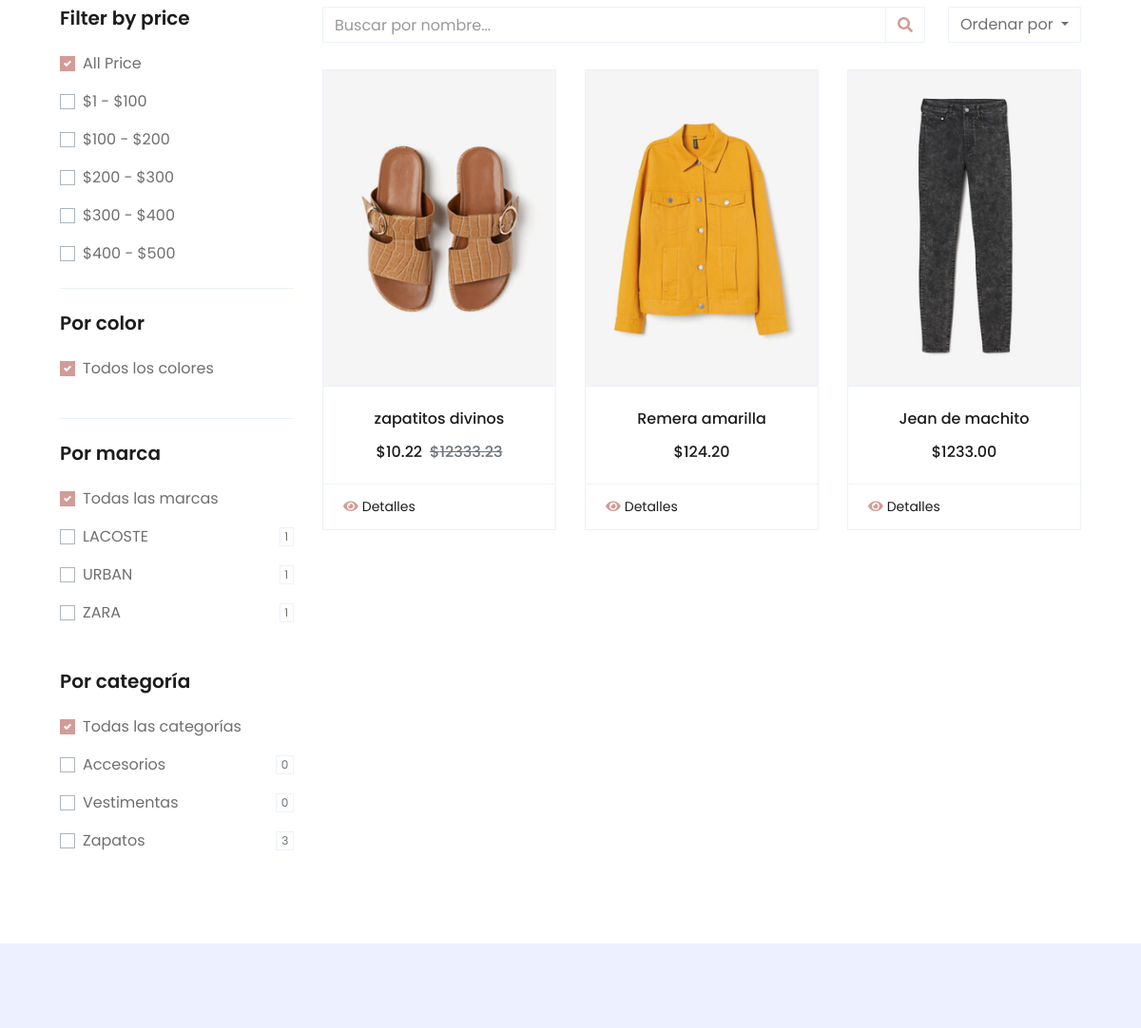
The page /shop/ (middle part) on the database as committed earlier.
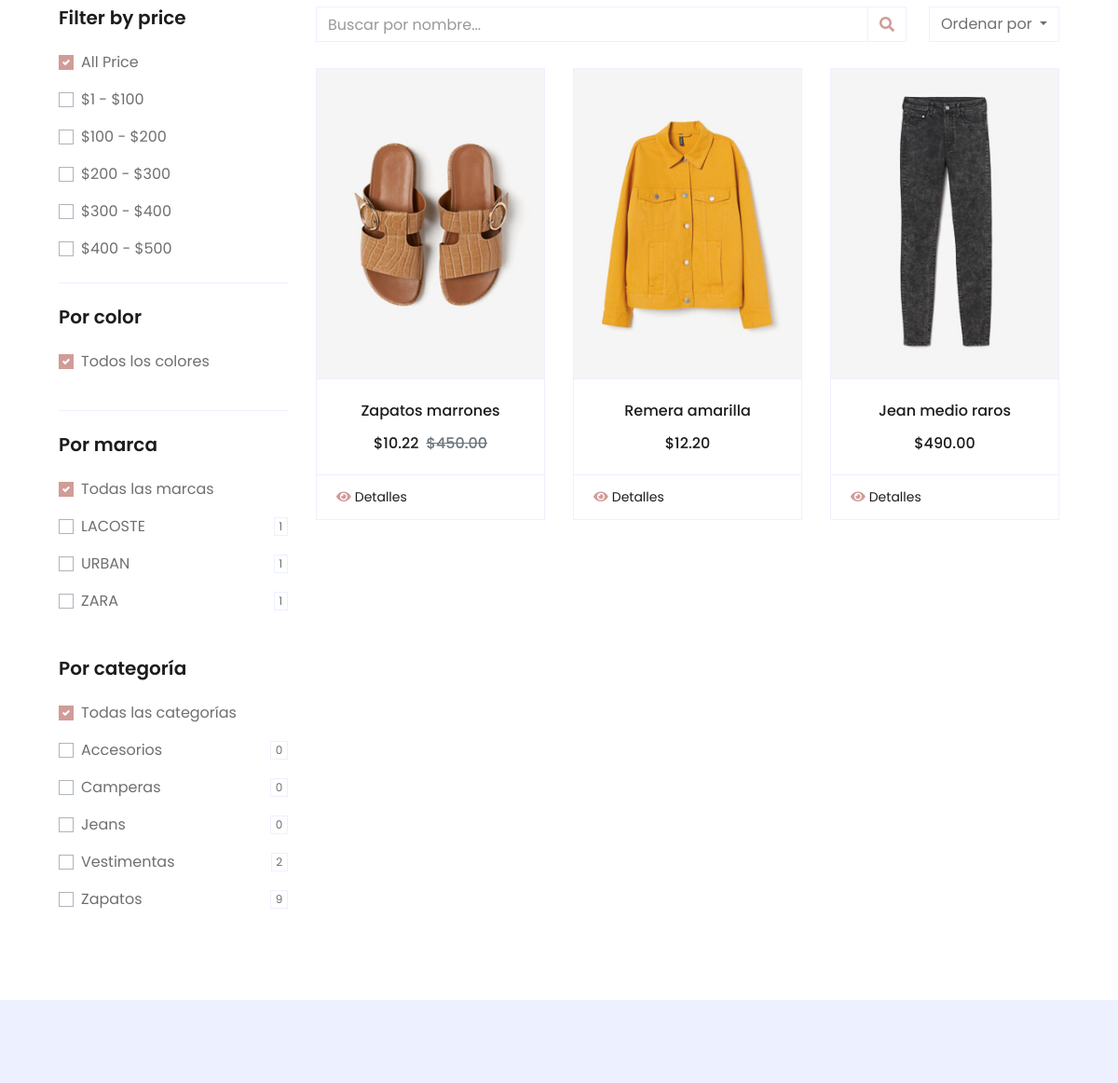
The same page on the database as committed later.
### Tiendaweb/models.py (models this page shows, shortened)
class Producto(models.Model):
	Codigo = models.CharField(max_length=10, validators=[MinLengthValidator(10, 'Codigo inválido')], primary_key=True)
	Nombre = models.CharField(max_length=20)
	Desc = models.TextField(max_length=60)
	Marca = models.ForeignKey('Marca',on_delete=models.RESTRICT)
	Ano = models.DecimalField('Año', max_digits=4, decimal_places=0)
	Categoria = models.ForeignKey('Categoria',on_delete=models.RESTRICT)
	Temporada = models.CharField(max_length=1, choices=Temporada)
	Sexo = models.CharField(max_length=1, choices=Sexo)
	fecha_alta = models.DateField('Fecha de Alta', auto_now_add=True)
	Precio = models.DecimalField('Precio:', max_digits=9, decimal_places=2, validators=[MinValueValidator(0.01)])
	Precio_desc = models.DecimalField('Precio Descuento:', max_digits=9, decimal_places=2, default=0)
	Vendidos = models.DecimalField(default= 0, max_digits=4, decimal_places=0)
	S = models.IntegerField()
	M = models.IntegerField()
	L = models.IntegerField()
	XL = models.IntegerField()
	XXL = models.IntegerField()

class Categoria(models.Model):
	Nombre = models.CharField(max_length=30, primary_key=True)
	Cantidad = models.PositiveSmallIntegerField(default=0)
	Imagen = models.ImageField('Imagen:', upload_to='img_productos/Categoria/', default='')

class Imagene(models.Model):
	producto = models.ForeignKey(Producto, null=False, on_delete=models.CASCADE)
	Img1 = models.ImageField('Imagen Principal:', upload_to='img_productos/', default='')
	Recorte1 = ImageRatioField('Img1', '277x377')
	Img2 = models.ImageField('Imagen 2:', upload_to='img_productos/', default='')
	Recorte2 = ImageRatioField('Img2', '277x377')
	Img3 = models.ImageField('Imagen 3:', upload_to='img_productos/', default='')
	Recorte3 = ImageRatioField('Img3', '277x377')
	Img4 = models.ImageField('Imagen 4:', upload_to='img_productos/', default='')
	Recorte4 = ImageRatioField('Img4', '277x377')

### Tiendaweb/views.py (the view, shortened to what this page needs)
# urls.py: path('shop/', views.shoplist, name='shop-list'),
def shoplist(request):
	cat = tam = mar = None
	Products = Imagene.objects.all().select_related('producto')
	Product_List = Imagene.objects.all().select_related('producto')
	if request.GET.get('Tamanio'):
		tam = request.GET.get('Tamanio')
		fil = 'producto__' + tam + '__gt'
		Product_List = Product_List.filter(**{ fil: 0 })
	if request.GET.get('Categoria'):
		cat = request.GET.get('Categoria')
		request.session['Categoria'] = cat
		Product_List = Product_List.filter(producto__Categoria=cat)
	if request.GET.get('Marca'):
		mar = request.GET.get('Marca')
		request.session['Marca'] = mar
		Product_List = Product_List.filter(producto__Marca=mar)
	if request.GET.get('Orden'):
		order = request.GET.get('Orden')
		if order == 'Lastest':
			Product_List = Product_List.order_by('-producto__fecha_alta')
		elif order == 'BestRating':
			Product_List = Product_List.order_by('-producto__Vendidos')
	page = request.GET.get('page', 1)
	paginator = Paginator(Product_List, 12)
	try:
		page_obj = paginator.page(page)
	except PageNotAnInteger:
		page_obj = paginator.page(1)
	except EmptyPage:
		page_obj = paginator.page(paginator.num_pages)
	context = {
		'Mar_Sort':Marca.objects.values('Nombre').annotate(total=Count('Nombre')).order_by(),
		'Cat_Sort':Categoria.objects.all().order_by('Nombre'),
		'cat':cat, 'tam':tam, #'col':col
		'mar':mar, 'page_obj':page_obj,
	}
	return render(request, 'shop.html', {'context':context,
		'Favorito':obtener_favoritos(request),
		'Carrito':obtener_carrito(request),
		'ListaCategoria':obtener_categoria()})

### Tiendaweb/views.py (called while the page is built)
def obtener_categoria():  # Buscamos los productos (primeros 8), esto es solo para la pestaña productos
	catlist = Categoria.objects.all()[:8]
	return catlist

def obtener_carrito(request):  #Devuelve el carrito y sus items del usuario
	if request.user.is_authenticated:
		carrito, created = Carrito.objects.get_or_create(usuario=request.user)
		items = ItemCarrito.objects.filter(carrito=carrito)
		cantidad = ItemCarrito.objects.filter(carrito=carrito).count()
		context = {'carrito':carrito,
		'items': items, 'cantidad':cantidad}
	else:
		context = None
	return context

def obtener_favoritos(request): #Devuelve los favoritos marcados por el usuario
	if request.user.is_authenticated:
		fav = Favorito.objects.filter(usuario=request.user)
		cantidad = Favorito.objects.filter(usuario=request.user).count()
		contextfav = {'fav':fav,
		'cantidad': cantidad}
	else:
		contextfav = None
	return contextfav

### Tiendaweb/templates/shop.html (shortened to what this page needs)
{% load static %}
{% load spurl %}
<!DOCTYPE html>
<html lang="en">
<head>
    <link href="https://cdnjs.cloudflare.com/ajax/libs/font-awesome/5.10.0/css/all.min.css" rel="stylesheet">
    <link href="{% static 'lib/owlcarousel/assets/owl.carousel.min.css' %}" rel="stylesheet">
    <link href="{% static 'css/style.css' %}" rel="stylesheet">
</head>
<body>
    <div class="container-fluid pt-5">
        <div class="row px-xl-5">
            <div class="col-lg-3 col-md-12">
                <div class="border-bottom mb-4 pb-4">
                    <h5 class="font-weight-semi-bold mb-4">Filter by price</h5>
                    <form id="price">
                        <div class="custom-control custom-checkbox d-flex align-items-center justify-content-between mb-3">
                            <label class="custom-control-label" for="price-all">All Price</label>
                        </div>
                        <div class="custom-control custom-checkbox d-flex align-items-center justify-content-between mb-3">
                            <label class="custom-control-label" for="price-1">$1 - $100</label>
                        </div>
                        <div class="custom-control custom-checkbox d-flex align-items-center justify-content-between mb-3">
                            <label class="custom-control-label" for="price-2">$100 - $200</label>
                        </div>
                        <div class="custom-control custom-checkbox d-flex align-items-center justify-content-between mb-3">
                            <label class="custom-control-label" for="price-3">$200 - $300</label>
                        </div>
                        <div class="custom-control custom-checkbox d-flex align-items-center justify-content-between mb-3">
                            <label class="custom-control-label" for="price-4">$300 - $400</label>
                        </div>
                        <div class="custom-control custom-checkbox d-flex align-items-center justify-content-between">
                            <label class="custom-control-label" for="price-5">$400 - $500</label>
                        </div>
                    </form>
                </div>
				<div class="border-bottom mb-4 pb-4">
					<h5 class="font-weight-semi-bold mb-4">Por color</h5>
					<form id="color">
						<div class="custom-control custom-checkbox d-flex align-items-center justify-content-between mb-3">
							<label class="custom-control-label" for="color-all">Todos los colores</label>
						</div>
					</form>
				</div>
                <div class="mb-5">
                    <h5 class="font-weight-semi-bold mb-4">Por marca</h5>
                    <form id="size">
                        <div class="custom-control custom-checkbox d-flex align-items-center justify-content-between mb-3">
                            <label class="custom-control-label" for="size-all">Todas las marcas</label>
                        </div>
                        {% for row in context.Mar_Sort %}
							<div class="custom-control custom-checkbox d-flex align-items-center justify-content-between mb-3">
								<label class="custom-control-label" for="size-{{row.Nombre}}">{{row.Nombre}}</label>
								<span class="badge border font-weight-normal">{{row.total}}</span>
							</div>
						{% endfor %}
					</form>
                </div>
                <div class="mb-5">
                    <h5 class="font-weight-semi-bold mb-4">Por categoría</h5>
                    <form id="cat">
                        <div class="custom-control custom-checkbox d-flex align-items-center justify-content-between mb-3">
                            <label class="custom-control-label" for="cat-all">Todas las categorías</label>
                        </div>
						{% for row in context.Cat_Sort %}
							<div class="custom-control custom-checkbox d-flex align-items-center justify-content-between mb-3">
								<label class="custom-control-label" for="cat-{{row.Nombre}}">{{row.Nombre}}</label>
								<span class="badge border font-weight-normal">{{row.Cantidad}}</span>
							</div>
						{% endfor %}
					</form>
                </div>
			</div>
			<div class="col-lg-9 col-md-12">
                <div class="row pb-3">
                    <div class="col-12 pb-1">
                        <div class="d-flex align-items-center justify-content-between mb-4">
                                <div class="input-group">
                                    <input type="text" class="form-control" id="busqueda" placeholder="Buscar por nombre..." >
                                    <div class="input-group-append">
                                        <span class="input-group-text bg-transparent text-primary">
                                            <i class="fa fa-search"></i>
                                        </span>
                                    </div>
                                </div>
                            <div class="dropdown ml-4">
                                <button class="btn border dropdown-toggle" type="button" id="triggerId" data-toggle="dropdown" aria-haspopup="true"
                                        aria-expanded="false">
                                            Ordenar por
                                        </button>
                            </div>
                        </div>
                    </div>
                    {% for row in context.page_obj %}
						<div class="col-lg-4 col-md-6 col-sm-12 pb-1" id="{{row.producto.Nombre}}">
							<div class="card product-item border-0 mb-4">
								<div class="card-header product-img position-relative overflow-hidden bg-transparent border p-0">
									<img class="img-fluid w-100" src="{{row.Img1.url}}" alt="">
								</div>
								<div class="card-body border-left border-right text-center p-0 pt-4 pb-3">
									<h6 class="text-truncate mb-3">{{row.producto.Nombre}}</h6>
									<div class="d-flex justify-content-center">
										{% if row.producto.Precio_desc > 0 %}
											<h6>${{row.producto.Precio_desc}}</h6><h6 class="text-muted ml-2"><del>${{row.producto.Precio}}</del></h6>
										{% else %}
											<h6>${{row.producto.Precio}}</h6>
										{% endif %}
									</div>
								</div>
								<div class="card-footer d-flex justify-content-between bg-light border">
									<a href="{% url 'shop-prod' row.producto.Codigo %}" class="btn btn-sm text-dark p-0"><i class="fas fa-eye text-primary mr-1"></i>Detalles</a>
								</div>
							</div>
						</div>
                    {% endfor %}
                    <div class="col-12 pb-1">
                    </div>
                </div>
            </div>
        </div>
    </div>
    <div class="container-fluid bg-secondary text-dark mt-5 pt-5">
        <div class="row px-xl-5 pt-5">
        </div>
    </div>
</body>
</html>

Rows that differ between the two databases and show on the page:
added Categoria: Nombre "Camperas", Cantidad "0"
added Categoria: Nombre "Jeans", Cantidad "0"
changed Categoria "Vestimentas": Cantidad "0" → "2"
changed Categoria "Zapatos": Cantidad "3" → "9"
changed through a linked row, Imagene: producto.Nombre "zapatitos divinos" → "Zapatos marrones"; producto.Precio "12333.23" → "450.00"
changed through a linked row, Imagene "Remera amarilla": producto.Precio "124.20" → "12.20"
changed through a linked row, Imagene: producto.Nombre "Jean de machito" → "Jean medio raros"; producto.Precio "1233.00" → "490.00"
